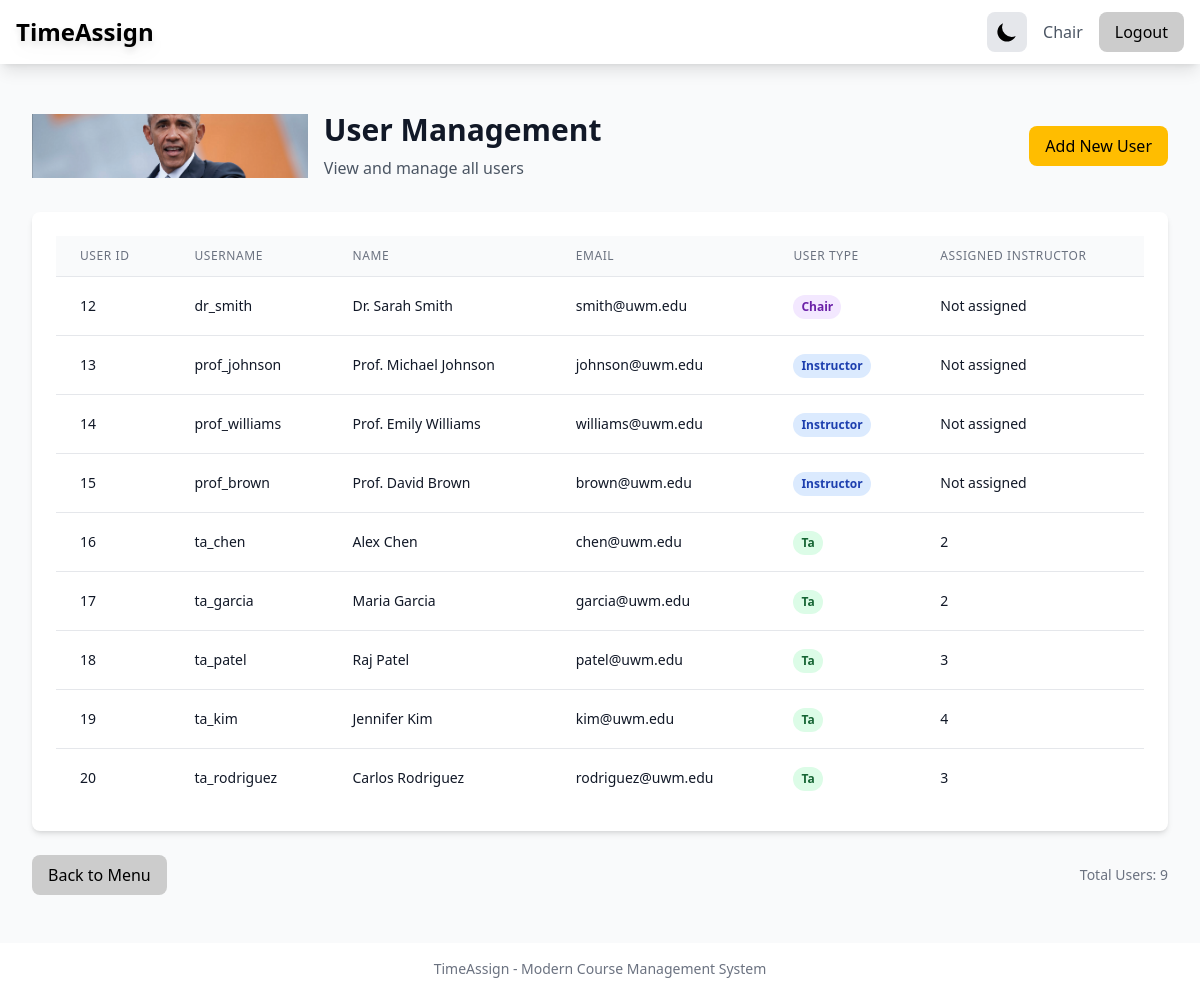
Page /viewUsers/ (signed in) on the committed database.
### ta_app/models.py (models this page shows, shortened)
class myUser(models.Model):
    username = models.CharField(max_length=50, default='NewUser')
    password = models.CharField(max_length=20, default='password')
    name = models.CharField(max_length=50, default='NewName')
    usertype = models.CharField(max_length=10, default='ta')
    email = models.EmailField(max_length=50, default='newUser@email.com')
    assignedInstructor = models.IntegerField(blank=True, null=True, default=0)

### ta_app/views.py (the view, shortened to what this page needs)
# urls.py: path("viewUsers/", views.viewUsersView.as_view()),
class viewUsersView(View):
    def get(self, request):
        try:
            currentUserType = request.session["userType"]
            if currentUserType != "chair":
                return redirect('/logout')
        except KeyError:
            return redirect('/logout')
        users = myUser.objects.all()
        return render(request, 'main/viewUsers.html', {'users': users})

### templates/main/viewUsers.html (shortened to what this page needs)
{% extends "base.html" %}
{% block content %}
<div class="py-6">
    <header class="mb-8">
        <div class="flex items-center justify-between">
            <div class="flex items-center">
                <img src="/static/6.png" alt="University Logo" class="h-16 mr-4">
                <div>
                    <h1 class="text-3xl font-bold text-gray-900 dark:text-white">User Management</h1>
                    <p class="mt-2 text-gray-600 dark:text-gray-400">View and manage all users</p>
                </div>
            </div>
            <a href="/addUser/" class="btn-primary">Add New User</a>
        </div>
    </header>
    <div class="card">
        <div class="overflow-x-auto">
            <table class="min-w-full divide-y divide-gray-200 dark:divide-gray-700">
                <thead class="bg-gray-50 dark:bg-gray-800">
                    <tr>
                        <th class="px-6 py-3 text-left text-xs font-medium text-gray-500 dark:text-gray-300 uppercase tracking-wider">
                            User ID
                        </th>
                        <th class="px-6 py-3 text-left text-xs font-medium text-gray-500 dark:text-gray-300 uppercase tracking-wider">
                            Username
                        </th>
                        <th class="px-6 py-3 text-left text-xs font-medium text-gray-500 dark:text-gray-300 uppercase tracking-wider">
                            Name
                        </th>
                        <th class="px-6 py-3 text-left text-xs font-medium text-gray-500 dark:text-gray-300 uppercase tracking-wider">
                            Email
                        </th>
                        <th class="px-6 py-3 text-left text-xs font-medium text-gray-500 dark:text-gray-300 uppercase tracking-wider">
                            User Type
                        </th>
                        <th class="px-6 py-3 text-left text-xs font-medium text-gray-500 dark:text-gray-300 uppercase tracking-wider">
                            Assigned Instructor
                        </th>
                    </tr>
                </thead>
                <tbody class="bg-white dark:bg-gray-900 divide-y divide-gray-200 dark:divide-gray-700">
                    {% for user in users %}
                    <tr class="hover:bg-gray-50 dark:hover:bg-gray-800 transition-colors">
                        <td class="px-6 py-4 whitespace-nowrap text-sm text-gray-900 dark:text-white">
                            {{ user.id }}
                        </td>
                        <td class="px-6 py-4 whitespace-nowrap text-sm text-gray-900 dark:text-white">
                            {{ user.username }}
                        </td>
                        <td class="px-6 py-4 whitespace-nowrap text-sm text-gray-900 dark:text-white">
                            {{ user.name }}
                        </td>
                        <td class="px-6 py-4 whitespace-nowrap text-sm text-gray-900 dark:text-white">
                            {{ user.email }}
                        </td>
                        <td class="px-6 py-4 whitespace-nowrap">
                            <span class="inline-flex px-2 py-1 text-xs font-semibold rounded-full
                                {% if user.usertype == 'chair' %}bg-purple-100 text-purple-800 dark:bg-purple-900 dark:text-purple-200
                                {% elif user.usertype == 'instructor' %}bg-blue-100 text-blue-800 dark:bg-blue-900 dark:text-blue-200
                                {% else %}bg-green-100 text-green-800 dark:bg-green-900 dark:text-green-200{% endif %}">
                                {{ user.usertype|title }}
                            </span>
                        </td>
                        <td class="px-6 py-4 whitespace-nowrap text-sm text-gray-900 dark:text-white">
                            {{ user.assignedInstructor|default:"Not assigned" }}
                        </td>
                    </tr>
                    {% empty %}
                    <tr>
                        <td colspan="6" class="px-6 py-4 text-center text-gray-500 dark:text-gray-400">
                            No users found
                        </td>
                    </tr>
                    {% endfor %}
                </tbody>
            </table>
        </div>
    </div>
    <div class="mt-6 flex justify-between items-center">
        <a href="/menu/" class="btn-secondary">Back to Menu</a>
        <div class="text-sm text-gray-500 dark:text-gray-400">
            Total Users: {{ users|length }}
        </div>
    </div>
</div>
{% endblock %}

### templates/base.html (shortened to what this page needs)
{% load static %}
<!DOCTYPE html>
<html lang="en" class="light">
<head>
    <script src="https://cdn.tailwindcss.com"></script>
</head>
<body class="min-h-screen bg-gray-50 transition-colors dark:bg-gray-900">
    <nav class="nav-bar bg-white shadow-lg transition-colors dark:bg-gray-800">
        <div class="max-w-7xl mx-auto px-4">
            <div class="flex justify-between h-16">
                <div class="flex">
                    <div class="flex-shrink-0 flex items-center">
                        {% if request.session.userType %}
                            <a href="/menu/" class="logo-text hover:text-yellow-600 dark:hover:text-yellow-400 transition-colors">TimeAssign</a>
                        {% else %}
                            <a href="/" class="logo-text hover:text-yellow-600 dark:hover:text-yellow-400 transition-colors">TimeAssign</a>
                        {% endif %}
                    </div>
                </div>
                <div class="flex items-center space-x-4">
                    <button onclick="toggleTheme()" class="p-2 rounded-lg bg-gray-200 dark:bg-gray-700">
                        <svg class="w-6 h-6 block dark:hidden" fill="currentColor" viewBox="0 0 20 20">
                            <path d="M17.293 13.293A8 8 0 016.707 2.707a8.001 8.001 0 1010.586 10.586z"/>
                        </svg>
                    </button>
                    {% if request.session.userType %}
                        <span class="text-gray-600 dark:text-gray-300">{{ request.session.userType|title }}</span>
                        <a href="/logout" class="btn-secondary">Logout</a>
                    {% endif %}
                </div>
            </div>
        </div>
    </nav>
    <main class="max-w-7xl mx-auto py-6 px-4 sm:px-6 lg:px-8">
        {% block content %}{% endblock %}
    </main>
    <footer class="footer bg-white shadow-lg mt-auto transition-colors dark:bg-gray-800">
        <div class="max-w-7xl mx-auto py-4 px-4 sm:px-6 lg:px-8">
            <p class="text-center text-gray-500 text-sm dark:text-gray-400">
                TimeAssign - Modern Course Management System
            </p>
        </div>
    </footer>
</body>
</html>

### templates/base.html (style rules this page uses)
.btn-primary { @apply bg-uwm-gold text-black px-4 py-2 rounded-lg hover:brightness-90 transition-all; }
.btn-secondary { @apply bg-uwm-gray text-black px-4 py-2 rounded-lg hover:brightness-90 transition-all dark:text-white; }
.card { @apply bg-white rounded-lg shadow-md p-6 dark:bg-gray-800 dark:text-white transition-colors; }
.logo-text { @apply text-2xl font-bold text-black drop-shadow-lg; text-shadow: 0px 0px 4px rgba(0, 0, 0, 0); }

### rows in the picture
myUser: session.userType "Chair", id "12", username "dr_smith", name "Dr. Sarah Smith", email "smith@uwm.edu", usertype "Chair", assignedInstructor "Not assigned"
myUser: id "13", username "prof_johnson", name "Prof. Michael Johnson", email "johnson@uwm.edu", usertype "Instructor", assignedInstructor "Not assigned"
myUser: id "14", username "prof_williams", name "Prof. Emily Williams", email "williams@uwm.edu", usertype "Instructor", assignedInstructor "Not assigned"
myUser: id "15", username "prof_brown", name "Prof. David Brown", email "brown@uwm.edu", usertype "Instructor", assignedInstructor "Not assigned"
myUser: id "16", username "ta_chen", name "Alex Chen", email "chen@uwm.edu", usertype "Ta", assignedInstructor "2"
myUser: id "17", username "ta_garcia", name "Maria Garcia", email "garcia@uwm.edu", usertype "Ta", assignedInstructor "2"
myUser: id "18", username "ta_patel", name "Raj Patel", email "patel@uwm.edu", usertype "Ta", assignedInstructor "3"
myUser: id "19", username "ta_kim", name "Jennifer Kim", email "kim@uwm.edu", usertype "Ta", assignedInstructor "4"
myUser: id "20", username "ta_rodriguez", name "Carlos Rodriguez", email "rodriguez@uwm.edu", usertype "Ta", assignedInstructor "3"

### other values in the picture
{{ users|length }} "9"
